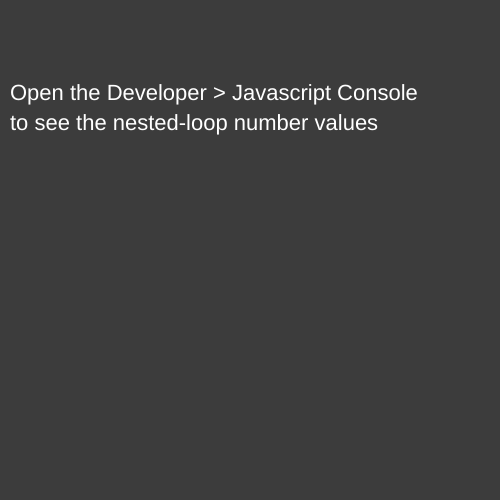
Frame 1 (no input)
Frame 2 (the mouse pressed at the canvas centre, redrawn once): identical to frame 1, image omitted

The p5.js sketch that drew this single still picture (run headless with seeded random() and noise() and a simulated clock; the mouse was pressed at the canvas centre and the sketch redrawn once):

// p5.js sketch
// ── sketch.js
//DAT405 / GAD405
//02_Nested For-Loop - Console

function setup() {
  createCanvas(500, 500);
  noLoop();
  textSize(22);
  //textAlign(CENTER);
}

function draw() {
  background(60);
  //Run the nested loop for x, and y
  for (let y = 0; y < 10; y++) {
    for (let x = 0; x < 10; x++) {
      //Print result to the console
      //Open Chrome > View > Developer > Javascript Console
      console.log("X: " + x + ", Y: " + y)
    }
  }
  fill(255);
  text("Open the Developer > Javascript Console", 10, 100);
  text("to see the nested-loop number values", 10, 130);

}
